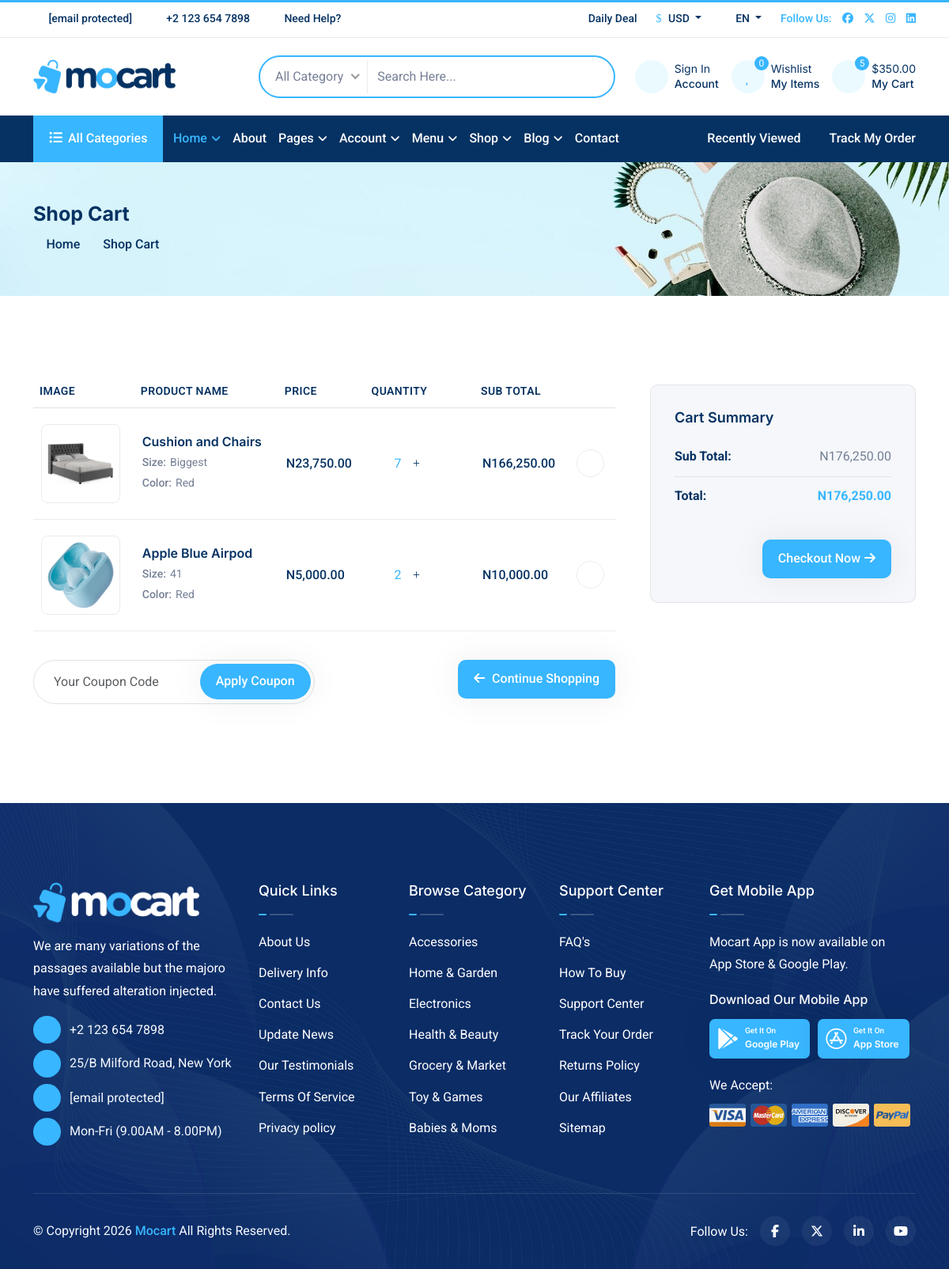
Page /cart/ on the committed database.
### cart/models.py (models this page shows, shortened)
class Cart_Item(models.Model):
    user = models.ForeignKey(User, on_delete=models.CASCADE, null=True, blank=True)
    product = models.ForeignKey(Product, on_delete=models.CASCADE)
    cart = models.ForeignKey(Cart, on_delete=models.CASCADE, null=True, blank=True)
    color = models.CharField(max_length=50)
    size = models.CharField(max_length=50)
    quantity = models.IntegerField()
    is_active = models.BooleanField(default=True)
    def get_amount(self):
        if self.product.percent_off:
            return round((self.product.amount - (self.product.amount * self.product.percent_off/100)) * self.quantity, 2)
        else:
            return round(self.quantity * self.product.amount, 2)
    @property
    def get_image(self):
        images = self.product.product_image.all()
        if images:
            return images.first().image.url

### store/models.py (models this page shows, shortened)
class Product(models.Model):
    name = models.CharField(max_length=250)
    amount = models.DecimalField(default=0.00, decimal_places=2, max_digits=12, max_length=12)
    slug = models.SlugField(max_length=300, unique=True)
    description = models.TextField(blank=True, null=True)
    category = models.ForeignKey(Cateory, on_delete=models.CASCADE,related_name="cate_name")
    colour = models.CharField(max_length=500)
    size = models.CharField(max_length=200, default="38, 39, 40, 41, 42, 43, 44, 45")
    reference = models.UUIDField(default=uuid4(), editable=False, unique=True)
    star_rating = models.CharField(max_length=20, choices=RATE_LEVEL, null=True, blank=True)
    percent_off = models.DecimalField(max_length=6, decimal_places=2, max_digits=6, default=0.00)
    created = models.DateTimeField(auto_now_add=True, null=True, blank=True)
    @property
    def get_amount(self):
        if self.percent_off:
            return round(self.amount - (self.amount * self.percent_off/100), 2)
        else:
            return round(self.amount, 2)
    class Meta:
        ordering = ['-created']

class Product_Image(models.Model):
    image = models.ImageField(upload_to='Product')
    product = models.ForeignKey(Product, on_delete=models.CASCADE, related_name='product_image')
    @property
    def product_image(self):
        if self.image:
            return self.image.url

### cart/views.py (the view)
# urls.py: path('', views.cart, name='cart'),
def cart(request):
    total = 0
    if request.user.is_authenticated:
        user = request.user
        cartItems = Cart_Item.objects.filter(user=user, is_active=True)
    else:
       cartItems = Cart_Item.objects.filter(cart__cart_id=_cart_id(request), is_active=True)
    for item in cartItems:
        total += int(item.get_amount())
    context = {
        'cartItems': cartItems,
        'total': round(total, 2),
    }
    return render(request, 'cart/shop-cart.html', context)

### cart/utils.py (called while the page is built)
def _cart_id(request):
    cart = request.session.session_key
    if not cart:
        cart = request.session.create()
    return cart

### cart/templates/cart/shop-cart.html (shortened to what this page needs)
{% extends 'nav.html' %}
{% load static %}
{% load humanize %}
{% block content %}
    <main class="main">
        <div class="site-breadcrumb">
            <div class="site-breadcrumb-bg" style="background: url(assets/img/breadcrumb/01.jpg)"></div>
            <div class="container">
                <div class="site-breadcrumb-wrap">
                    <h4 class="breadcrumb-title">Shop Cart</h4>
                    <ul class="breadcrumb-menu">
                        <li><a href="index.html"><i class="far fa-home"></i> Home</a></li>
                        <li class="active">Shop Cart</li>
                    </ul>
                </div>
            </div>
        </div>
        <div class="shop-cart py-100">
            <div class="container">
                <div class="shop-cart-wrap">
                    <div class="row">
                        <div class="col-lg-8">
                            <div class="cart-table">
                                <div class="table-responsive">
                                    <table class="table">
                                        <thead>
                                            <tr>
                                                <th>Image</th>
                                                <th>Product Name</th>
                                                <th>Price</th>
                                                <th>Quantity</th>
                                                <th>Sub Total</th>
                                                <th></th>
                                            </tr>
                                        </thead>
                                        <tbody>
                                            {% for item in cartItems %}
                                                <tr>
                                                    <td>
                                                        <div class="shop-cart-img">
                                                            <a href="{% url "product_detail" item.product.slug %}"><img src="{{item.get_image}}" alt=""></a>
                                                        </div>
                                                    </td>
                                                    <td>
                                                        <div class="shop-cart-content">
                                                            <h5 class="shop-cart-name"><a href="#">{{item.product.name}}</a></h5>
                                                            <div class="shop-cart-info">
                                                                <p><span>Size:</span>{{item.size}}</p>
                                                                <p><span>Color:</span>{{item.color}}</p>
                                                            </div>
                                                        </div>
                                                    </td>
                                                    <td>
                                                        <div class="shop-cart-price">
                                                            <span>N{{item.product.get_amount | intcomma}}</span>
                                                        </div>
                                                    </td>
                                                    <td>
                                                        <div class="shop-cart-qty">
                                                            <a href="{% url "quantity" item.id %}?q=0" class="minus-btn" style="cursor:pointer"><i class="fal fa-minus"></i></a>
                                                            <input class="quantity" type="text" value="{{item.quantity}}">
                                                            <a href="{% url "quantity" item.id %}?q=1" class="plus-btn" style="cursor:pointer"><i class="fal fa-plus"></i></a>
                                                        </div>
                                                    </td>
                                                    <td>
                                                        <div class="shop-cart-subtotal">
                                                            <span>N{{item.get_amount | intcomma}}</span>
                                                        </div>
                                                    </td>
                                                    <td>
                                                        <a href="{% url "remove_item" item.id %}" class="shop-cart-remove"><i class="far fa-times"></i></a>
                                                    </td>
                                                    {% empty %}
                                                        <td>
                                                           <h4 class='text-info'>You have not Item in your Cart</h4>
                                                        </td>
                                                </tr>
                                            {% endfor %}
                                        </tbody>
                                    </table>
                                </div>
                            </div>
                            <div class="shop-cart-footer">
                                <div class="row">
                                    <div class="col-md-7 col-lg-6">
                                        <div class="shop-cart-coupon">
                                            <div class="form-group">
                                                <input type="text" class="form-control" placeholder="Your Coupon Code">
                                                <button class="theme-btn" type="submit">Apply Coupon</button>
                                            </div>
                                        </div>
                                    </div>
                                    <div class="col-md-5 col-lg-6">
                                        <div class="shop-cart-btn text-md-end">
                                            <a href="/" class="theme-btn"><span class="fas fa-arrow-left"></span> Continue Shopping</a>
                                        </div>
                                    </div>
                                </div>
                            </div>
                        </div>
                        <div class="col-lg-4">
                            <div class="shop-cart-summary">
                                <h5>Cart Summary</h5>
                                <ul>
                                    <li><strong>Sub Total:</strong> <span>N{{total | intcomma}}.00</span></li>
                                    <li class="shop-cart-total"><strong>Total:</strong> <span>N{{total | intcomma}}.00</span></li>
                                </ul>
                                <div class="text-end mt-40">
                                    <a href="#" class="theme-btn">Checkout Now<i
                                            class="fas fa-arrow-right"></i></a>
                                </div>
                            </div>
                        </div>
                    </div>
                </div>
            </div>
        </div>
    </main>
  {% endblock %}

### rows in the picture
Cart_Item: get_image (picture), product.name "Cushion and Chairs", size "Biggest", color "Red", product.get_amount "23,750.00", quantity "7", get_amount "166,250.00"
Cart_Item: get_image (picture), product.name "Apple Blue Airpod", size "41", color "Red", product.get_amount "5,000.00", quantity "2", get_amount "10,000.00"

### other values in the picture
{{ total | intcomma }} "176,250"
